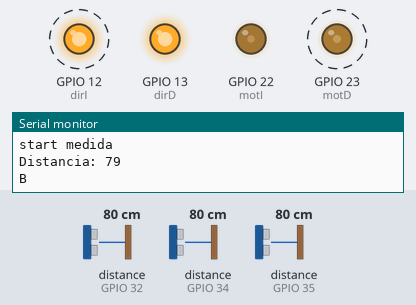
Simulated run of this sketch. Board: ESP32. Parts: output pins drawn as LEDs (lit = HIGH), the last lines printed to the serial monitor. Wiring (inferred from the names in the program): 3 × ultrasonic range finder: trigger GPIO 2, echo GPIO 34 / trigger GPIO 4, echo GPIO 35 / trigger GPIO 18, echo GPIO 32. Dashed ring = blinking. Inputs (shaded band) come from the test bench; at power-on: distance to the obstacle (sensors on GPIO 35, GPIO 32, GPIO 34) 80 cm. The echo pulse lasts 58.3 µs per cm; pins used as bus, display or sensor lines are not drawn.

Above: at 1.3 s.
1.4 s: distance to the obstacle (sensor on GPIO 35) set to 88 cm
2.9 s: distance to the obstacle (sensor on GPIO 35) set to 95 cm
At 4.3 s:
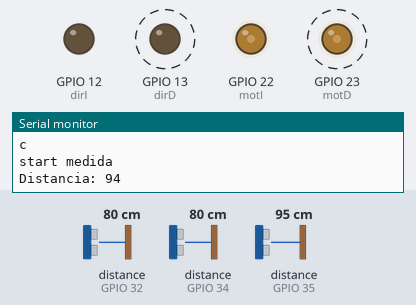
4.6 s: distance to the obstacle (sensor on GPIO 32) set to 84 cm
At 5.8 s:
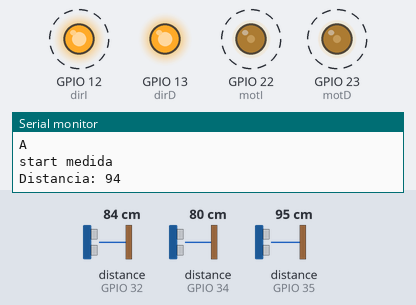
6.1 s: distance to the obstacle (sensor on GPIO 34) set to 88 cm
7.6 s: distance to the obstacle (sensor on GPIO 34) set to 95 cm
At 8.4 s:
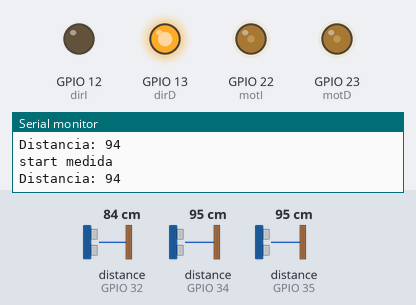
9.2 s: distance to the obstacle (sensor on GPIO 34) set to 2 cm
At 9.7 s:
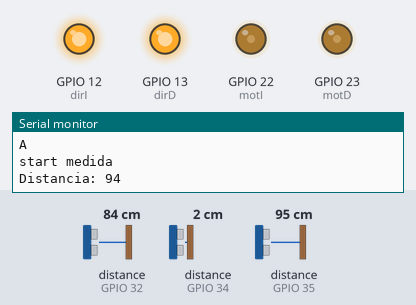
Timing chart, 0 to 11.8 s (numbered marks = the images above; inputs shaded):
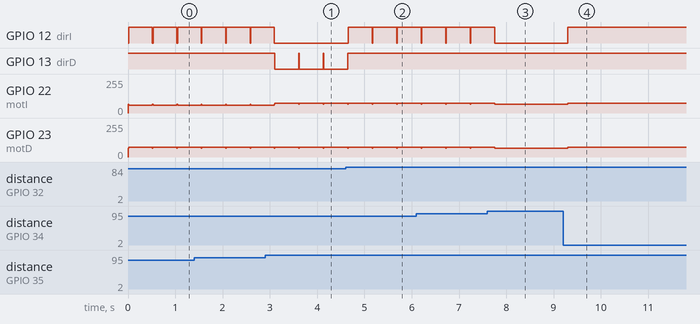

Measured:
- the behaviour switches between 90 and 91 cm on distance to the obstacle (sensor on GPIO 35) (found by bisection; images 0 and 1)
- the behaviour switches between 80 and 81 cm on distance to the obstacle (sensor on GPIO 32) (found by bisection; images 1 and 2)
- the behaviour switches between 90 and 91 cm on distance to the obstacle (sensor on GPIO 34) (found by bisection; images 2 and 3)
- after the input at 2.9 s, GPIO 12 (dirI): goes on until 3.1 s, then stays LOW; GPIO 13 (dirD): alternates HIGH for 0.01 s and LOW for 0.51 s, starting after 0.21 s
- after the input at 4.6 s, GPIO 12 (dirI): alternates HIGH for 0.51 s and LOW for 0.01 s, starting after 0.06 s; GPIO 13 (dirD): goes on until 4.6 s, then stays HIGH
- after the input at 7.6 s, GPIO 12 (dirI): goes on until 7.8 s, then stays LOW; GPIO 22 (motI), GPIO 23 (motD): goes on until 7.8 s, then stays 65/255
- after the input at 9.2 s, GPIO 12 (dirI): LOW → HIGH after 0.10 s; GPIO 22 (motI), GPIO 23 (motD): 65/255 → 75/255 after 0.10 s
- by itself, GPIO 12 (dirI): alternates HIGH for 0.50 s and LOW for 0.02 s

The sketch:

test_3d.ino
```cpp
const int trig = 2;
const int trig2 = 4;
const int trig3 = 18;
const int eco = 34;
const int eco2 = 35;
const int eco3 = 32;
const int out1 = 19;
const int out2 = 21;

const int motI = 22; //pwm1
const int motD = 23;  //pwm2
const int dirI = 12;
const int dirD = 13;

int t = 500;
int maxSpeed = 40;
int x = 60;
int y = 80;

long duration;
int distance;

const int freq = 5000;
const int miChanel = 0;
const int mdChanel = 1;
const int resolution = 10;

void setup() {
  pinMode(trig, OUTPUT);
  pinMode(trig2, OUTPUT);
  pinMode(trig3, OUTPUT);
  pinMode(eco, INPUT);
  pinMode(eco2, INPUT);
  pinMode(eco3, INPUT);

  pinMode(motI, OUTPUT);
  pinMode(motD, OUTPUT);
  pinMode(dirI, OUTPUT);
  pinMode(dirD, OUTPUT);


  ledcSetup(miChanel, freq, resolution);
  ledcSetup(mdChanel, freq, resolution);

  ledcAttachPin(motI, miChanel);
  ledcAttachPin(motD, mdChanel);
  Serial.begin(115200);
}

void loop() {

  digitalWrite(dirD,HIGH);
  digitalWrite(dirI,LOW);
  ledcWrite(miChanel, 260);
  ledcWrite(mdChanel, 260);
  dist(trig,eco);
  if(distance < 90){
    dist(trig3,eco3);
    if(distance < 80){
      Serial.println("c");
      digitalWrite(dirD,LOW);
      digitalWrite(dirI,LOW);
      ledcWrite(miChanel, 300);
      ledcWrite(mdChanel, 300);
    }else{
     Serial.println("A");
      digitalWrite(dirD,HIGH);
      digitalWrite(dirI,HIGH);
      ledcWrite(miChanel, 300);
      ledcWrite(mdChanel, 300);
    }
  }
  dist(trig2,eco2);
  if(distance < 90){
    Serial.println("B");
    digitalWrite(dirD,HIGH);
    digitalWrite(dirI,HIGH);
    ledcWrite(miChanel, 240);
    ledcWrite(mdChanel, 300);
  }
  delay(500);
}

void dist (int a, int b){
  Serial.println("start medida");

  digitalWrite(a,HIGH);
  delayMicroseconds(2);
  digitalWrite(a,LOW);
  delayMicroseconds(5);
  digitalWrite(a,HIGH);

  duration = pulseIn(b, HIGH);

  distance = duration * 0.017;

  Serial.print("Distancia: ");
  Serial.println(distance);
}
```
